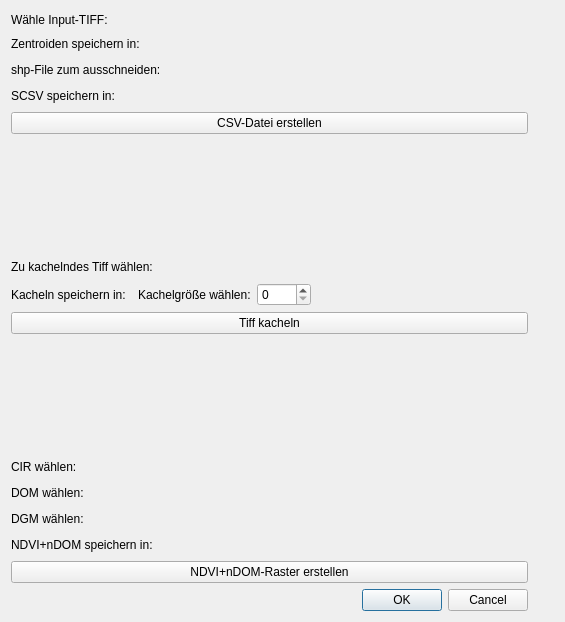
<?xml version="1.0" encoding="UTF-8"?>
<ui version="4.0">
 <class>SegmenterDialogBase</class>
 <widget class="QDialog" name="SegmenterDialogBase">
  <property name="geometry">
   <rect>
    <x>0</x>
    <y>0</y>
    <width>565</width>
    <height>622</height>
   </rect>
  </property>
  <property name="windowTitle">
   <string>Roof and Sealed Surface Segmentation</string>
  </property>
  <layout class="QGridLayout" name="gridLayout">
   <item row="0" column="0" colspan="2">
    <layout class="QHBoxLayout" name="horizontalLayout_2">
     <item>
      <widget class="QLabel" name="lbSelectTiff">
       <property name="text">
        <string>Wähle Input-TIFF:</string>
       </property>
      </widget>
     </item>
     <item>
      <widget class="QgsFileWidget" name="SelectTiff">
       <property name="dialogTitle">
        <string/>
       </property>
      </widget>
     </item>
     <item>
      <spacer name="horizontalSpacer_3">
       <property name="orientation">
        <enum>Qt::Horizontal</enum>
       </property>
       <property name="sizeHint" stdset="0">
        <size>
         <width>13</width>
         <height>17</height>
        </size>
       </property>
      </spacer>
     </item>
    </layout>
   </item>
   <item row="1" column="0" colspan="2">
    <layout class="QHBoxLayout" name="horizontalLayout_3">
     <item>
      <widget class="QLabel" name="lbSaveCentroids">
       <property name="text">
        <string>Zentroiden speichern in:</string>
       </property>
      </widget>
     </item>
     <item>
      <widget class="QgsFileWidget" name="SaveCentroids">
       <property name="storageMode">
        <enum>QgsFileWidget::SaveFile</enum>
       </property>
      </widget>
     </item>
     <item>
      <spacer name="horizontalSpacer_2">
       <property name="orientation">
        <enum>Qt::Horizontal</enum>
       </property>
       <property name="sizeHint" stdset="0">
        <size>
         <width>40</width>
         <height>20</height>
        </size>
       </property>
      </spacer>
     </item>
    </layout>
   </item>
   <item row="2" column="0" colspan="2">
    <layout class="QHBoxLayout" name="horizontalLayout_4">
     <item>
      <widget class="QLabel" name="lbSelectGpkg">
       <property name="text">
        <string>shp-File zum ausschneiden:</string>
       </property>
      </widget>
     </item>
     <item>
      <widget class="QgsFileWidget" name="SelectGeopackage"/>
     </item>
     <item>
      <spacer name="horizontalSpacer_4">
       <property name="orientation">
        <enum>Qt::Horizontal</enum>
       </property>
       <property name="sizeHint" stdset="0">
        <size>
         <width>40</width>
         <height>20</height>
        </size>
       </property>
      </spacer>
     </item>
    </layout>
   </item>
   <item row="3" column="0" colspan="2">
    <layout class="QHBoxLayout" name="horizontalLayout_5">
     <item>
      <widget class="QLabel" name="lbSaveCsv">
       <property name="text">
        <string>SCSV speichern in:</string>
       </property>
      </widget>
     </item>
     <item>
      <widget class="QgsFileWidget" name="SaveCsv">
       <property name="storageMode">
        <enum>QgsFileWidget::SaveFile</enum>
       </property>
      </widget>
     </item>
     <item>
      <spacer name="horizontalSpacer_5">
       <property name="orientation">
        <enum>Qt::Horizontal</enum>
       </property>
       <property name="sizeHint" stdset="0">
        <size>
         <width>40</width>
         <height>20</height>
        </size>
       </property>
      </spacer>
     </item>
    </layout>
   </item>
   <item row="4" column="0">
    <widget class="QPushButton" name="CreateCentroidsCsv">
     <property name="text">
      <string>CSV-Datei erstellen</string>
     </property>
    </widget>
   </item>
   <item row="5" column="1">
    <spacer name="verticalSpacer_2">
     <property name="orientation">
      <enum>Qt::Vertical</enum>
     </property>
     <property name="sizeHint" stdset="0">
      <size>
       <width>20</width>
       <height>43</height>
      </size>
     </property>
    </spacer>
   </item>
   <item row="6" column="0" colspan="2">
    <layout class="QHBoxLayout" name="horizontalLayout_6">
     <item>
      <widget class="QLabel" name="lbTiffToTile">
       <property name="text">
        <string>Zu kachelndes Tiff wählen:</string>
       </property>
      </widget>
     </item>
     <item>
      <widget class="QgsFileWidget" name="SelectTiffToTile"/>
     </item>
     <item>
      <spacer name="horizontalSpacer_6">
       <property name="orientation">
        <enum>Qt::Horizontal</enum>
       </property>
       <property name="sizeHint" stdset="0">
        <size>
         <width>40</width>
         <height>20</height>
        </size>
       </property>
      </spacer>
     </item>
    </layout>
   </item>
   <item row="7" column="0" colspan="2">
    <layout class="QHBoxLayout" name="horizontalLayout_7">
     <item>
      <widget class="QLabel" name="lbSaveTiledTiff">
       <property name="text">
        <string>Kacheln speichern in:</string>
       </property>
      </widget>
     </item>
     <item>
      <widget class="QgsFileWidget" name="SaveTiledResults">
       <property name="storageMode">
        <enum>QgsFileWidget::SaveFile</enum>
       </property>
      </widget>
     </item>
     <item>
      <widget class="QLabel" name="label">
       <property name="text">
        <string>Kachelgröße wählen:</string>
       </property>
      </widget>
     </item>
     <item>
      <widget class="QSpinBox" name="spinBox">
       <property name="maximum">
        <number>1000</number>
       </property>
      </widget>
     </item>
     <item>
      <spacer name="horizontalSpacer_7">
       <property name="orientation">
        <enum>Qt::Horizontal</enum>
       </property>
       <property name="sizeHint" stdset="0">
        <size>
         <width>40</width>
         <height>20</height>
        </size>
       </property>
      </spacer>
     </item>
    </layout>
   </item>
   <item row="8" column="0">
    <widget class="QPushButton" name="TileTiff">
     <property name="text">
      <string>Tiff kacheln</string>
     </property>
    </widget>
   </item>
   <item row="9" column="1">
    <spacer name="verticalSpacer">
     <property name="orientation">
      <enum>Qt::Vertical</enum>
     </property>
     <property name="sizeHint" stdset="0">
      <size>
       <width>20</width>
       <height>43</height>
      </size>
     </property>
    </spacer>
   </item>
   <item row="10" column="0" colspan="2">
    <layout class="QHBoxLayout" name="horizontalLayout_8">
     <item>
      <widget class="QLabel" name="select_cir">
       <property name="text">
        <string>CIR wählen:</string>
       </property>
      </widget>
     </item>
     <item>
      <widget class="QgsFileWidget" name="fw_select_cir"/>
     </item>
     <item>
      <spacer name="horizontalSpacer_8">
       <property name="orientation">
        <enum>Qt::Horizontal</enum>
       </property>
       <property name="sizeHint" stdset="0">
        <size>
         <width>40</width>
         <height>20</height>
        </size>
       </property>
      </spacer>
     </item>
    </layout>
   </item>
   <item row="11" column="0" colspan="2">
    <layout class="QHBoxLayout" name="horizontalLayout_10">
     <item>
      <widget class="QLabel" name="select_cir_3">
       <property name="text">
        <string>DOM wählen:</string>
       </property>
      </widget>
     </item>
     <item>
      <widget class="QgsFileWidget" name="fw_select_dom"/>
     </item>
     <item>
      <spacer name="horizontalSpacer_10">
       <property name="orientation">
        <enum>Qt::Horizontal</enum>
       </property>
       <property name="sizeHint" stdset="0">
        <size>
         <width>40</width>
         <height>20</height>
        </size>
       </property>
      </spacer>
     </item>
    </layout>
   </item>
   <item row="12" column="0" colspan="2">
    <layout class="QHBoxLayout" name="horizontalLayout_11">
     <item>
      <widget class="QLabel" name="select_cir_4">
       <property name="text">
        <string>DGM wählen:</string>
       </property>
      </widget>
     </item>
     <item>
      <widget class="QgsFileWidget" name="fw_select_dgm"/>
     </item>
     <item>
      <spacer name="horizontalSpacer_11">
       <property name="orientation">
        <enum>Qt::Horizontal</enum>
       </property>
       <property name="sizeHint" stdset="0">
        <size>
         <width>40</width>
         <height>20</height>
        </size>
       </property>
      </spacer>
     </item>
    </layout>
   </item>
   <item row="13" column="0" colspan="2">
    <layout class="QHBoxLayout" name="horizontalLayout_9">
     <item>
      <widget class="QLabel" name="select_cir_2">
       <property name="text">
        <string>NDVI+nDOM speichern in:</string>
       </property>
      </widget>
     </item>
     <item>
      <widget class="QgsFileWidget" name="fw_select_output">
       <property name="storageMode">
        <enum>QgsFileWidget::SaveFile</enum>
       </property>
      </widget>
     </item>
     <item>
      <spacer name="horizontalSpacer_9">
       <property name="orientation">
        <enum>Qt::Horizontal</enum>
       </property>
       <property name="sizeHint" stdset="0">
        <size>
         <width>40</width>
         <height>20</height>
        </size>
       </property>
      </spacer>
     </item>
    </layout>
   </item>
   <item row="14" column="0">
    <widget class="QPushButton" name="pbCreateMerged">
     <property name="text">
      <string>NDVI+nDOM-Raster erstellen</string>
     </property>
    </widget>
   </item>
   <item row="15" column="0">
    <layout class="QHBoxLayout" name="horizontalLayout">
     <item>
      <spacer name="horizontalSpacer">
       <property name="orientation">
        <enum>Qt::Horizontal</enum>
       </property>
       <property name="sizeHint" stdset="0">
        <size>
         <width>16</width>
         <height>20</height>
        </size>
       </property>
      </spacer>
     </item>
     <item>
      <widget class="QDialogButtonBox" name="button_box">
       <property name="orientation">
        <enum>Qt::Horizontal</enum>
       </property>
       <property name="standardButtons">
        <set>QDialogButtonBox::Cancel|QDialogButtonBox::Ok</set>
       </property>
      </widget>
     </item>
    </layout>
   </item>
  </layout>
 </widget>
 <customwidgets>
  <customwidget>
   <class>QgsFileWidget</class>
   <extends>QWidget</extends>
   <header>qgsfilewidget.h</header>
  </customwidget>
 </customwidgets>
 <resources/>
 <connections>
  <connection>
   <sender>button_box</sender>
   <signal>accepted()</signal>
   <receiver>SegmenterDialogBase</receiver>
   <slot>accept()</slot>
   <hints>
    <hint type="sourcelabel">
     <x>20</x>
     <y>20</y>
    </hint>
    <hint type="destinationlabel">
     <x>20</x>
     <y>20</y>
    </hint>
   </hints>
  </connection>
  <connection>
   <sender>button_box</sender>
   <signal>rejected()</signal>
   <receiver>SegmenterDialogBase</receiver>
   <slot>reject()</slot>
   <hints>
    <hint type="sourcelabel">
     <x>20</x>
     <y>20</y>
    </hint>
    <hint type="destinationlabel">
     <x>20</x>
     <y>20</y>
    </hint>
   </hints>
  </connection>
 </connections>
</ui>
